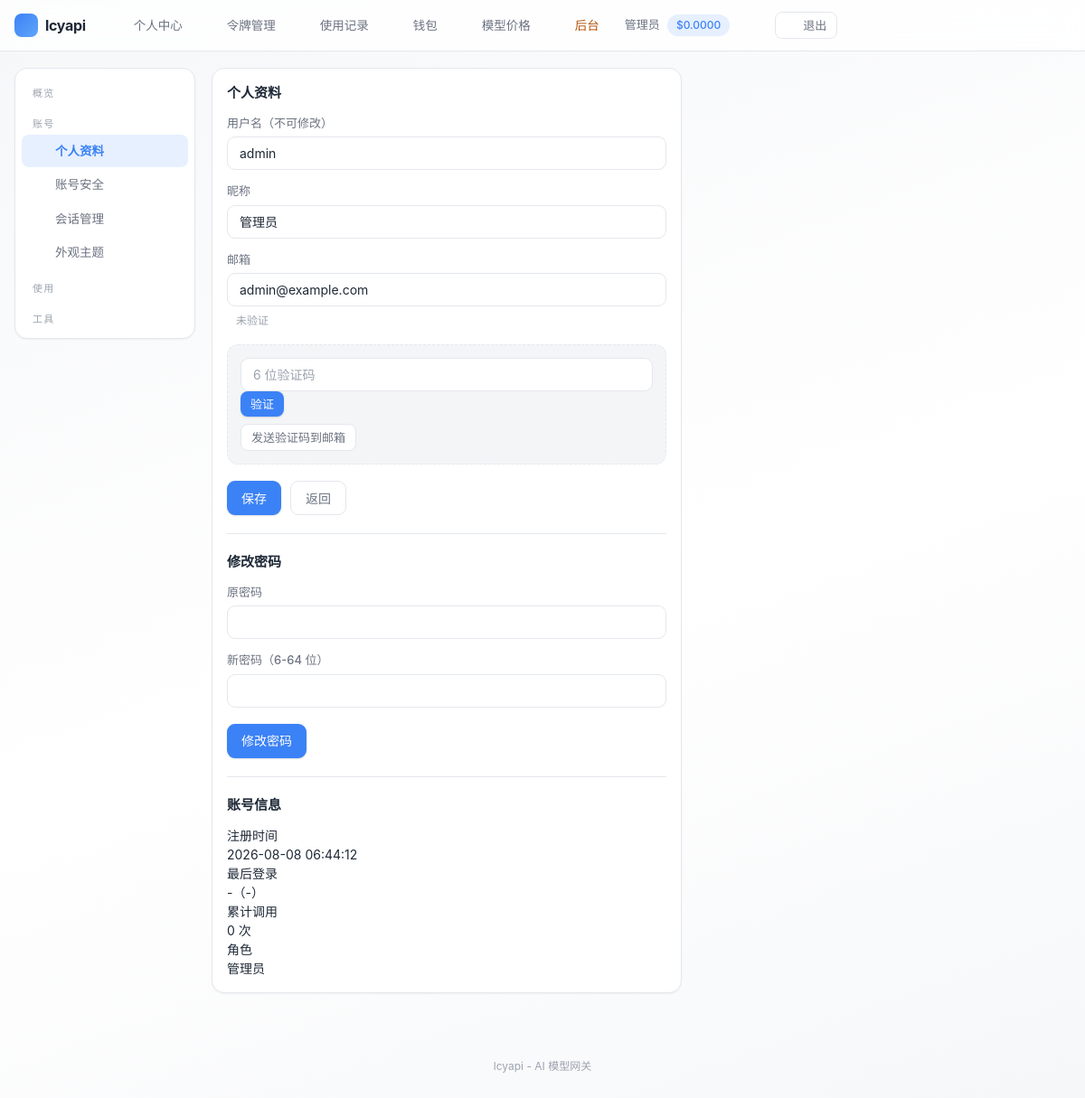
Page /user/profile/index.php (signed in) on the committed database.
### tables this page shows
CREATE TABLE IF NOT EXISTS settings (
    `key` VARCHAR(50) NOT NULL PRIMARY KEY,
    value TEXT DEFAULT NULL,
    type VARCHAR(20) NOT NULL DEFAULT 'string',
    description VARCHAR(255) DEFAULT NULL,
    updated_at DATETIME NOT NULL DEFAULT CURRENT_TIMESTAMP ON UPDATE CURRENT_TIMESTAMP
);

CREATE TABLE IF NOT EXISTS users (
    id INT UNSIGNED AUTO_INCREMENT PRIMARY KEY,
    checkin_streak INT UNSIGNED NOT NULL DEFAULT 0 COMMENT '连续签到天数',
    username VARCHAR(50) NOT NULL,
    email VARCHAR(100) DEFAULT NULL,
    email_verified TINYINT NOT NULL DEFAULT 0 COMMENT '邮箱已验证',
    password VARCHAR(255) NOT NULL,
    nickname VARCHAR(50) DEFAULT NULL,
    avatar VARCHAR(255) DEFAULT NULL,
    role ENUM('admin','user') NOT NULL DEFAULT 'user',
    quota DECIMAL(14,6) NOT NULL DEFAULT 0.000000,
    used_quota DECIMAL(14,6) NOT NULL DEFAULT 0.000000,
    total_quota DECIMAL(14,6) NOT NULL DEFAULT 0.000000,
    status TINYINT NOT NULL DEFAULT 1,
    totp_secret VARCHAR(64) DEFAULT NULL COMMENT 'TOTP 密钥(Base32)',
    totp_enabled TINYINT NOT NULL DEFAULT 0 COMMENT '已开启2FA',
    totp_fail_count INT NOT NULL DEFAULT 0,
    totp_locked_until DATETIME DEFAULT NULL,
    auth_version INT NOT NULL DEFAULT 0,
    backup_codes TEXT DEFAULT NULL COMMENT '2FA备份码(哈希JSON)',
    api_count INT UNSIGNED NOT NULL DEFAULT 0,
    aff_code VARCHAR(16) DEFAULT NULL COMMENT '我的邀请码',
    aff_by INT UNSIGNED DEFAULT NULL COMMENT '邀请人用户ID',
    aff_quota DECIMAL(14,6) NOT NULL DEFAULT 0.000000 COMMENT '待转入的邀请收益',
    aff_history_quota DECIMAL(14,6) NOT NULL DEFAULT 0.000000 COMMENT '累计邀请收益',
    `group` VARCHAR(32) NOT NULL DEFAULT 'default' COMMENT '用户分组',
    last_login_at DATETIME DEFAULT NULL,
    last_login_ip VARCHAR(45) DEFAULT NULL,
    created_at DATETIME NOT NULL DEFAULT CURRENT_TIMESTAMP,
    updated_at DATETIME NOT NULL DEFAULT CURRENT_TIMESTAMP ON UPDATE CURRENT_TIMESTAMP,
    UNIQUE KEY uk_username (username),
    UNIQUE KEY uk_email (email),
    UNIQUE KEY uk_aff_code (aff_code),
    KEY idx_status (status),
    KEY idx_aff_by (aff_by)
);

### includes/cache.php (called while the page is built, shortened)
<?php
class Cache
{
    private static $enabled = true;
    public static function setConfig($config)
    {
        self::$enabled = $config['enabled'];
    }
    public static function get($key)
    {
        if (!self::$enabled) {
            return false;
        }
        $file = self::getFilePath($key);
        $data = @file_get_contents($file);
        $value = @json_decode($data, true);
        return $value;
    }
    public static function set($key, $value, $ttl = 0)
    {
        if (!self::$enabled) {
            return false;
        }
        return true;
    }
    public static function remember($key, $ttl, $callback)
    {
        $cached = self::get($key);
        $value = $callback();
        return $value;
    }
}

### includes/db.php (called while the page is built, shortened)
<?php
class DB
{
    private static $pdo = null;
    public static function init($config)
    {
        $dsn = sprintf('mysql:host=%s;port=%d;dbname=%s;charset=%s', $config['host'], $config['port'], $config['name'], $config['charset']);
        self::$pdo = new PDO($dsn, $config['user'], $config['pass'], [
            PDO::ATTR_ERRMODE => PDO::ERRMODE_EXCEPTION,
            PDO::ATTR_DEFAULT_FETCH_MODE => PDO::FETCH_ASSOC,
            PDO::ATTR_EMULATE_PREPARES => false,
            PDO::ATTR_TIMEOUT => 5,
        ]);
    }
    public static function getInstance()
    {
        return self::$pdo;
    }
    public static function query($sql, $params = [])
    {
        $stmt = self::getInstance()->prepare($sql);
        $stmt->execute($params);
        return $stmt;
    }
    public static function fetch($sql, $params = [])
    {
        $stmt = self::query($sql, $params);
        return $stmt->fetch() ?: false;
    }
}

### includes/auth.php (called while the page is built, shortened)
<?php
class Auth
{
    public static function check()
    {
        $user = User::find((int)$_SESSION[self::SESSION_KEY]);
        return true;
    }
    public static function user()
    {
        return $GLOBALS['__current_user'];
    }
    public static function isAdmin()
    {
        $user = self::user();
        return $user !== null && $user['role'] === 'admin';
    }
    public static function requireLogin()
    {
        if (!self::check()) {
            redirect(base_url('user/login.php'));
        }
    }
}

### includes/user.php (called while the page is built, shortened)
<?php
class User
{
    public static function find($id)
    {
        return DB::fetch('SELECT * FROM users WHERE id = ?', [(int)$id]);
    }
}

### user/profile/index.php (the view, shortened to what this page needs)
<?php
require dirname(__DIR__) . '/templates/header.php';
$user = Auth::user();
?>
<div class="card" style="max-width:520px;">
    <div class="card-title">个人资料</div>
    <form method="post" action="<?php echo base_url('user/profile/index.php'); ?>">
        <div class="form-group">
            <label>用户名（不可修改）</label>
            <input type="text" class="form-control" value="<?php echo e($user['username']); ?>" disabled>
        </div>
        <div class="form-group">
            <label>昵称</label>
            <input type="text" name="nickname" class="form-control" value="<?php echo e($user['nickname']); ?>">
        </div>
        <div class="form-group">
            <label>邮箱</label>
            <input type="text" name="email" class="form-control" value="<?php echo e($user['email']); ?>">
            <?php if (!empty($user['email'])) : ?>
                <div class="form-hint">
                    <?php if ((int)$user['email_verified'] === 1) : ?>
                        <span class="badge badge-green">已验证</span>
                    <?php else : ?>
                        <span class="badge badge-orange">未验证</span>
                    <?php endif; ?>
                </div>
            <?php endif; ?>
        </div>
        <?php if (!empty($user['email']) && (int)$user['email_verified'] !== 1) : ?>
            <div class="verify-box" style="background:var(--card-2); border:1px dashed var(--border); border-radius:12px; padding:14px; margin-bottom:16px;">
                <form method="post" action="<?php echo base_url('user/profile/index.php'); ?>" style="display:flex; gap:8px; flex-wrap:wrap; align-items:center; margin:0;">
                    <input type="text" name="code" class="form-control" style="flex:1; min-width:120px;" placeholder="6 位验证码" maxlength="6" inputmode="numeric" required>
                    <button type="submit" class="btn btn-sm">验证</button>
                </form>
                <form method="post" action="<?php echo base_url('user/profile/index.php'); ?>" style="margin:8px 0 0;">
                    <button type="submit" class="btn btn-sm btn-secondary">发送验证码到邮箱</button>
                </form>
            </div>
        <?php endif; ?>
        <div class="form-actions">
            <button type="submit" class="btn">保存</button>
            <a href="<?php echo base_url('user/index.php'); ?>" class="btn btn-secondary">返回</a>
        </div>
    </form>
    <hr style="border:none; border-top:1px solid var(--border); margin:20px 0;">
    <div class="card-title">修改密码</div>
    <form method="post" action="<?php echo base_url('user/profile/index.php'); ?>">
        <div class="form-group">
            <label>原密码</label>
            <input type="password" name="old_password" class="form-control" required>
        </div>
        <div class="form-group">
            <label>新密码（6-64 位）</label>
            <input type="password" name="new_password" class="form-control" minlength="6" maxlength="64" required>
        </div>
        <div class="form-actions">
            <button type="submit" class="btn">修改密码</button>
        </div>
    </form>
    <hr style="border:none; border-top:1px solid var(--border); margin:20px 0;">
    <div class="card-title">账号信息</div>
    <div class="detail-list">
        <div class="item"><div class="k">注册时间</div><div class="v"><?php echo e($user['created_at']); ?></div></div>
        <div class="item"><div class="k">最后登录</div><div class="v"><?php echo e($user['last_login_at'] ?: '-'); ?>（<?php echo e($user['last_login_ip'] ?: '-'); ?>）</div></div>
        <div class="item"><div class="k">累计调用</div><div class="v"><?php echo number_format((int)$user['api_count']); ?> 次</div></div>
        <div class="item"><div class="k">角色</div><div class="v"><?php echo $user['role'] === 'admin' ? '管理员' : '普通用户'; ?></div></div>
    </div>
</div>
<?php require dirname(__DIR__) . '/templates/footer.php'; ?>

### user/templates/header.php (shortened to what this page needs)
<?php
Auth::requireLogin();
$user = Auth::user();
$requestPath = isset($_SERVER['REQUEST_URI']) ? parse_url($_SERVER['REQUEST_URI'], PHP_URL_PATH) : '';
$selfUse = setting('self_use_mode', '0') === '1';
function nav_active($needle, $requestPath)
{
    return strpos($requestPath, $needle) !== false ? 'active' : '';
}
?>
<!DOCTYPE html>
<html lang="zh-CN">
<head>
<link rel="stylesheet" href="<?php echo base_url('assets/css/common.css'); ?>">
<link rel="stylesheet" href="<?php echo base_url('assets/css/user.css'); ?>">
</head>
<body>
<div class="topbar">
    <div class="container">
        <a class="brand" href="<?php echo base_url('user/index.php'); ?>">
            <span class="brand-logo"><?php echo svg_icon('zap'); ?></span>
            <?php echo e(setting('site_name', config('site.name'))); ?>
        </a>
        <nav>
            <a class="<?php echo nav_active('/user/index.php', $requestPath); ?>" href="<?php echo base_url('user/index.php'); ?>"><?php echo svg_icon('home'); ?><span class="lbl">个人中心</span></a>
            <a class="<?php echo nav_active('/user/tokens/', $requestPath); ?>" href="<?php echo base_url('user/tokens/index.php'); ?>"><?php echo svg_icon('key'); ?><span class="lbl">令牌管理</span></a>
            <a class="<?php echo nav_active('/user/logs/', $requestPath); ?>" href="<?php echo base_url('user/logs/index.php'); ?>"><?php echo svg_icon('list'); ?><span class="lbl">使用记录</span></a>
            <a class="<?php echo nav_active('/user/wallet/', $requestPath); ?>" href="<?php echo base_url('user/wallet/index.php'); ?>"><?php echo svg_icon('wallet'); ?><span class="lbl">钱包</span></a>
            <?php if (!$selfUse) : ?>
                <a class="<?php echo nav_active('/user/pricing/', $requestPath); ?>" href="<?php echo base_url('user/pricing/index.php'); ?>"><?php echo svg_icon('cpu'); ?><span class="lbl">模型价格</span></a>
            <?php endif; ?>
            <?php if (Auth::isAdmin()) : ?>
                <a class="admin-entry" href="<?php echo base_url('admin/index.php'); ?>"><?php echo svg_icon('shield'); ?><span class="lbl">后台</span></a>
            <?php endif; ?>
        </nav>
        <div class="user-menu">
            <span class="uname"><?php echo e($user['nickname'] ?: $user['username']); ?></span>
            <span class="badge badge-blue"><?php echo e(quota_display($user['quota'])); ?></span>
            <button type="button" class="icon-btn" data-theme-toggle title="切换明暗模式"><?php echo svg_icon('moon'); ?></button>
            <a href="<?php echo base_url('user/logout.php'); ?>" class="btn btn-sm btn-secondary"><?php echo svg_icon('logout'); ?>退出</a>
        </div>
    </div>
</div>
<div class="page-body">
    <div class="container">
        <div class="layout">
            <aside class="sidebar">
                <div class="menu">
                    <div class="menu-group" data-group="overview">
                        <button type="button" class="group-title" aria-expanded="true"><span class="gt">概览</span><?php echo svg_icon('chevron', 'i group-arrow'); ?></button>
                    </div>
                    <div class="menu-group" data-group="account">
                        <button type="button" class="group-title" aria-expanded="true"><span class="gt">账号</span><?php echo svg_icon('chevron', 'i group-arrow'); ?></button>
                        <div class="group-body">
                            <a class="<?php echo nav_active('/user/profile/', $requestPath); ?>" href="<?php echo base_url('user/profile/index.php'); ?>"><?php echo svg_icon('user'); ?><span class="lbl">个人资料</span></a>
                            <a class="<?php echo nav_active('/user/profile/security', $requestPath); ?>" href="<?php echo base_url('user/profile/security.php'); ?>"><?php echo svg_icon('lock'); ?><span class="lbl">账号安全</span></a>
                            <a class="<?php echo nav_active('/user/sessions.php', $requestPath); ?>" href="<?php echo base_url('user/sessions.php'); ?>"><?php echo svg_icon('globe'); ?><span class="lbl">会话管理</span></a>
                            <a class="<?php echo nav_active('/user/appearance/', $requestPath); ?>" href="<?php echo base_url('user/appearance/index.php'); ?>"><?php echo svg_icon('eye'); ?><span class="lbl">外观主题</span></a>
                        </div>
                    </div>
                    <div class="menu-group" data-group="usage">
                        <button type="button" class="group-title" aria-expanded="true"><span class="gt">使用</span><?php echo svg_icon('chevron', 'i group-arrow'); ?></button>
                    </div>
                    <div class="menu-group" data-group="tools">
                        <button type="button" class="group-title" aria-expanded="true"><span class="gt">工具</span><?php echo svg_icon('chevron', 'i group-arrow'); ?></button>
                    </div>
                </div>
            </aside>
            <main class="main">

### user/templates/footer.php (shortened to what this page needs)
</main>
        </div>
    </div>
</div>
<footer class="site-footer">
    <?php echo e(setting('site_name', config('site.name'))); ?> - <?php echo e(setting('site_description', config('site.description'))); ?>
</footer>
</body>
</html>

### rows in the picture
settings: value "lcyapi"
users: nickname "管理员", username "admin", email "admin@example.com", created_at "2026-08-08 06:44:12", last_login_at "-", last_login_ip "-", api_count "0"
settings: value "AI 模型网关"

### other values in the picture
quota_display($user['quota']) "$0.0000"
